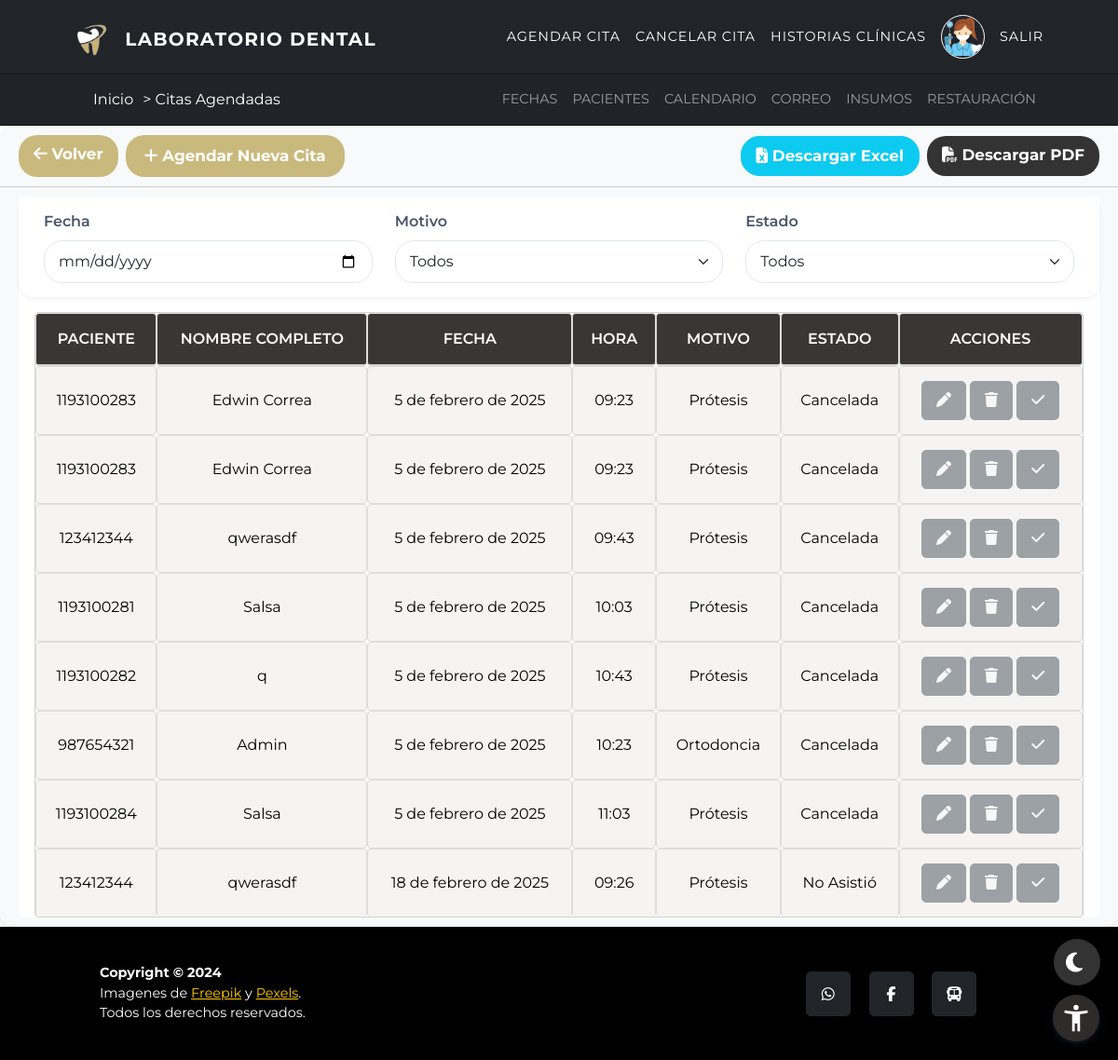
The app's page /list-citas/ (signed in), older data.
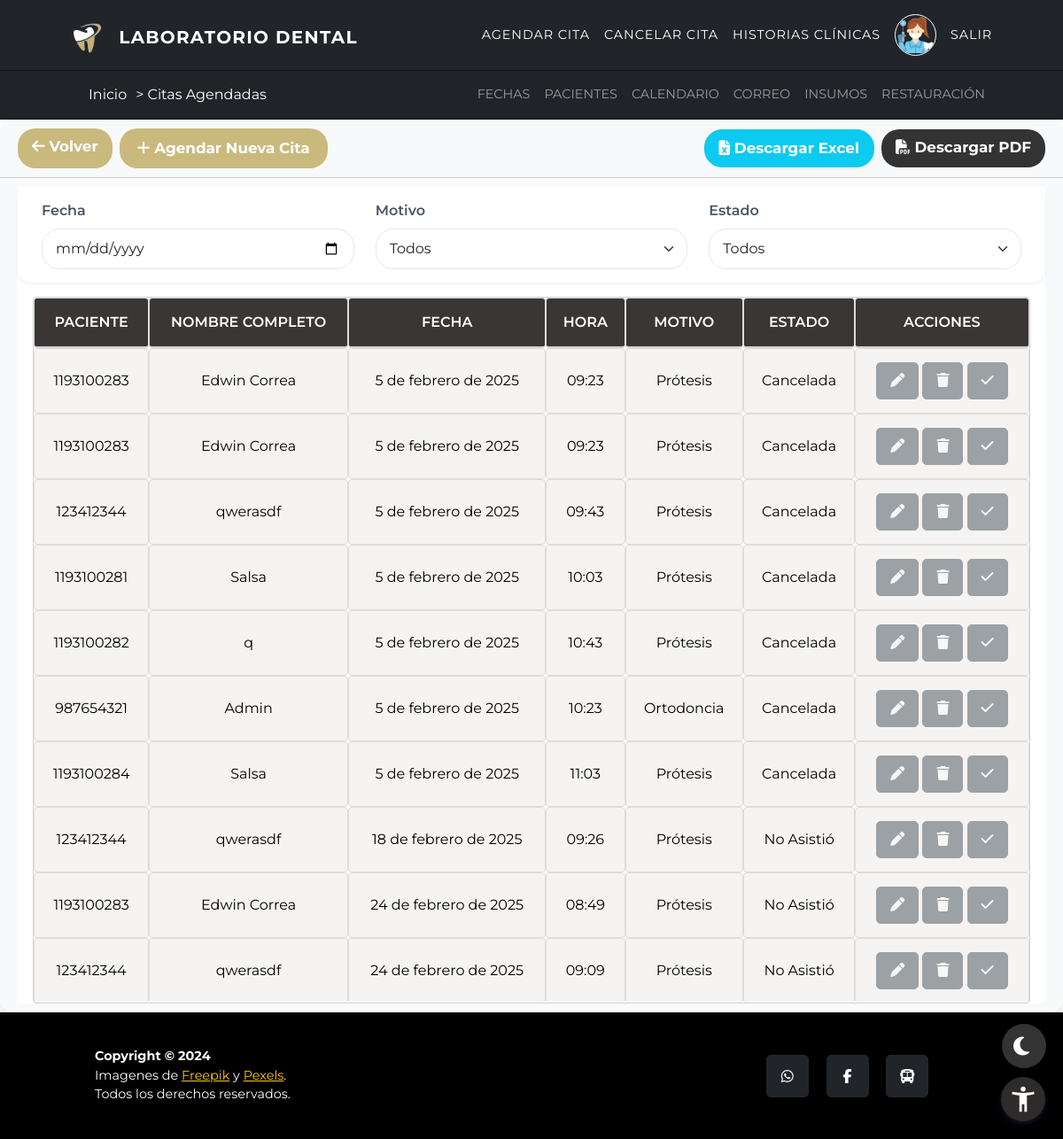
The same page, newer data.
### inicio/models.py (models this page shows, shortened)
class Cita(models.Model):
    ESTADO_CHOICES = (
        ('Programada', 'Programada'),
        ('Asistida', 'Asistida'),
        ('Cancelada', 'Cancelada'),
        ('Inasistida', 'No Asistió'),
    )
    MOTIVO_CHOICES = (
        ('protesis', 'Prótesis'),
        ('ortodoncia', 'Ortodoncia'),
    )
    paciente = models.ForeignKey(UserProfile, on_delete=models.CASCADE)
    fecha_hora = models.ForeignKey(Fecha, on_delete=models.CASCADE, related_name='citas')
    motivo = models.CharField(max_length=20, choices=MOTIVO_CHOICES, default='protesis')
    estado = models.CharField(max_length=20, choices=ESTADO_CHOICES, default='Programada')
    asistio = models.BooleanField(default=False)
    google_event_id = models.CharField(max_length=255, blank=True, null=True)
    def save(self, *args, **kwargs):
        is_new = self.pk is None
        super().save(*args, **kwargs)
        self.actualizar_disponibilidad(is_new)
        self.actualizar_estado_por_fecha()
    def actualizar_estado_por_fecha(self):
        if self.fecha_hora.fecha < timezone.now().date() and self.estado == 'Programada':
            self.estado = 'inasistida'
            self.save()
    def actualizar_disponibilidad(self, is_new):
        print(f"Actualizando disponibilidad para fecha_hora: {self.fecha_hora}")
        if is_new or self.estado == 'Programada':
            self.fecha_hora.disponible = False
        print(f"Guardando fecha_hora con disponibilidad: {self.fecha_hora.disponible}")
        self.fecha_hora.save()

class UserProfile(AbstractBaseUser, PermissionsMixin):
    TIPO_CHOICES = (
        (1, 'T.I'),
        (2, 'C.C'),
        (3, 'C.E'),
        (4, 'C.I'),
    )
    tipo = models.PositiveSmallIntegerField(choices=TIPO_CHOICES, default=2)
    documento = models.IntegerField(unique=True, validators=[validate_document_length])
    nombre = models.CharField(max_length=50)
    imagen = models.ImageField(upload_to='imagenes/', blank=True, null=True)
    direccion = models.CharField(max_length=100, null=True, blank=True)
    correo = models.EmailField(max_length=100, null=True, blank=True)
    ocupacion = models.CharField(max_length=50, null=True, blank=True)
    celular = models.CharField(max_length=15, null=True, blank=True)
    acudiente = models.CharField(max_length=50, null=True, blank=True)
    edad = models.PositiveSmallIntegerField(null=True, blank=True)
    is_active = models.BooleanField(default=True, null=True, blank=True)
    is_admin = models.BooleanField(default=False, null=True, blank=True)
    is_superuser = models.BooleanField(default=False, null=True, blank=True)
    is_staff = models.BooleanField(default=False)
    objects = UserProfileManager()
    USERNAME_FIELD = 'documento'
    REQUIRED_FIELDS = ['nombre', 'correo']

class Fecha(models.Model):
    fecha = models.DateField()
    hora = models.TimeField()
    fecha_hora = models.DateTimeField(editable=False)
    disponible = models.BooleanField(default=True)
    class Meta:
        unique_together = ('fecha', 'hora')
    def __str__(self):
        return f"{self.fecha} {self.hora}"
    def save(self, *args, **kwargs):
        self.fecha_hora = timezone.datetime.combine(self.fecha, self.hora)
        print(f"Guardando Fecha {self}. Disponible antes de guardar: {self.disponible}")
        super().save(*args, **kwargs)
        print(f"Fecha guardada. Disponible después de guardar: {self.disponible}")

### citas/views.py (the view, shortened to what this page needs)
# urls.py: path('list-citas/', views.citas_agendadas, name="listcitas"),
@never_cache
@login_required(login_url='acceso_denegado')
def citas_agendadas(request):
    ahora = timezone.now()
    if request.user.is_superuser:
        citas = Cita.objects.all()
    else:
        citas = Cita.objects.filter(paciente=request.user)
    for cita in citas:
        fecha_hora_cita = datetime.combine(cita.fecha_hora.fecha, cita.fecha_hora.hora)
        fecha_hora_cita = timezone.make_aware(fecha_hora_cita)
        if fecha_hora_cita < ahora and cita.estado == 'Programada':
            cita.estado = 'Inasistida'
            cita.save()
    fecha = request.GET.get('fecha')
    motivo = request.GET.get('motivo')
    estado = request.GET.get('estado')
    if fecha:
        citas = citas.filter(fecha_hora__fecha=fecha)
    if motivo:
        citas = citas.filter(motivo=motivo)
    if estado:
        citas = citas.filter(estado=estado)
    return render(request, 'listcitas.html', {
        'citas': citas,
        'motivos': [motivo[0] for motivo in Cita.MOTIVO_CHOICES],
        'estados': [estado[0] for estado in Cita.ESTADO_CHOICES],
    })

### citas/templates/listcitas.html (shortened to what this page needs)
{% extends 'inicio.html' %}
{% load static %}
{% block titulo %}
<span data-tooltip="Lista de todas las citas programadas">Citas Agendadas</span>
{% endblock %}
{% block content %}
<div class="ContentTable">
    <div class="card">
        <div class="card-header">
            <div class="d-flex justify-content-between align-items-center flex-wrap">
                <div class="d-flex">
                    <a class="btn btn-primary btn-custom me-2" href="{% url 'dashboard' %}" role="button"
                        data-tooltip="Regresar al tablero principal">
                        <i class="fas fa-arrow-left text-white"></i> <span> Volver </span>
                    </a>
                    <a class="btn btn-success btn-custom" href="{% url 'crearcitas' %}" role="button"
                        data-tooltip="Crear una nueva cita">
                        <i class="fas fa-plus text-white"></i> <span> Agendar Nueva Cita </span>
                    </a>
                </div>
                <div class="d-flex">
                    <a class="btn btn-info btn-custom me-2" href="{% url 'reporte_excel' %}" role="button"
                        data-tooltip="Descargar tabla en excel">
                        <i class="fas fa-file-excel text-white"></i> <span>Descargar Excel</span>
                    </a>
                    <a class="btn btn-danger btn-custom" href="{% url 'reporte_pdf' %}" role="button"
                        data-tooltip="Descargar tabla en pdf">
                        <i class="fas fa-file-pdf text-white"></i> <span>Descargar PDF</span>
                    </a>
                </div>
            </div>
        </div>
        <div class="card-body">
            <div class="table-container">
                <form id="filtroForm" method="get" action="{% url 'listcitas' %}" class="mb-3">
                    <div class="row">
                        <div class="col-md-4">
                            <label for="fechaFiltro" class="form-label"
                                data-tooltip="Filtrar citas por fecha">Fecha</label>
                            <input type="date" id="fechaFiltro" name="fecha" class="form-control"
                                value="{{ request.GET.fecha }}" data-tooltip="Seleccione una fecha para filtrar">
                        </div>
                        <div class="col-md-4">
                            <label for="motivoFiltro" class="form-label"
                                data-tooltip="Filtrar citas por motivo">Motivo</label>
                            <select id="motivoFiltro" name="motivo" class="form-select"
                                data-tooltip="Seleccione un motivo para filtrar">
                                <option value="">Todos</option>
                            </select>
                        </div>
                        <div class="col-md-4">
                            <label for="estadoFiltro" class="form-label"
                                data-tooltip="Filtrar citas por estado">Estado</label>
                            <select id="estadoFiltro" name="estado" class="form-select"
                                data-tooltip="Seleccione un estado para filtrar">
                                <option value="">Todos</option>
                            </select>
                        </div>
                    </div>
                </form>
                <div class="table-responsive">
                    <table id="elementosTable" class="table table-primary table-centered">
                        <thead>
                            <tr>
                                <th id="headerPaciente" data-sort="paciente" scope="col"
                                    data-tooltip="Ordenar por número de documento del paciente">Paciente</th>
                                <th id="headerNombres" data-sort="nombres" scope="col"
                                    data-tooltip="Ordenar por nombre completo del paciente">Nombre Completo</th>
                                <th id="headerFecha" data-sort="fecha_historia" scope="col"
                                    data-tooltip="Ordenar por fecha de la cita">Fecha</th>
                                <th id="headerHora" data-sort="hora" scope="col"
                                    data-tooltip="Ordenar por hora de la cita">Hora</th>
                                <th id="headerMotivo" data-sort="motivo" scope="col"
                                    data-tooltip="Ordenar por motivo de la cita">Motivo</th>
                                <th id="headerEstado" data-sort="estado" scope="col"
                                    data-tooltip="Ordenar por estado de la cita">Estado</th>
                                <th scope="col" data-tooltip="Acciones disponibles para cada cita">Acciones</th>
                            </tr>
                        </thead>
                        <tbody>
                            {% for cita in citas %}
                            <tr>
                                <td data-sort="paciente">{{ cita.paciente.documento }}</td>
                                <td data-sort="nombres">{{ cita.paciente.nombre }}</td>
                                <td data-sort="fecha_historia">{{ cita.fecha_hora.fecha }}</td>
                                <td data-sort="hora">{{ cita.fecha_hora.hora|time:"H:i" }}</td>
                                <td data-sort="motivo">{{ cita.get_motivo_display }}</td>
                                <td data-sort="estado">{{ cita.get_estado_display }}</td>
                                <td>
                                    <a {% if cita.get_estado_display == 'Programada' %}
                                        href="{% url 'editarcitas' cita.id %}" class="btn btn-warning"
                                        data-tooltip="Editar detalles de la cita"
                                    {% else %}
                                        class="btn btn-secondary disabled"
                                        data-tooltip="No se puede editar una cita no programada"
                                    {% endif %}>
                                        <i class="fas fa-pen sort-icon a"></i>
                                    </a>
                                    <button {% if cita.get_estado_display == 'Programada' %}
                                        class="btn btn-danger cancelar-cita-btn" data-tooltip="Cancelar esta cita"
                                        {% else %}
                                            class="btn btn-secondary disabled"
                                            data-tooltip="No se puede cancelar una cita no programada"
                                    {% endif %} data-cita-id="{{ cita.id }}">
                                        <i class="fas fa-trash sort-icon a"></i>
                                    </button>
                                    {% if user.is_superuser %}
                                    <button {% if cita.get_estado_display == 'Programada' %}
                                        class="btn btn-success confirmar-actualizacion-btn"
                                        data-tooltip="Marcar cita como completada"
                                    {% else %}
                                        class="btn btn-secondary disabled"
                                        data-tooltip="No se puede actualizar una cita no programada"
                                    {% endif %} data-cita-id="{{ cita.id }}">
                                        <i class="fas fa-check sort-icon a"></i>
                                    </button>
                                    {% endif %}
                                </td>
                            </tr>
                            {% endfor %}
                        </tbody>
                    </table>
                </div>
            </div>
        </div>
    </div>
</div>
{% endblock %}

Row changes from the older to the newer data that the page shows:
added Cita: paciente.documento "1193100283", paciente.nombre "Edwin Correa", fecha_hora.fecha "24 de febrero de 2025", fecha_hora.hora "08:49", motivo "Prótesis", estado "No Asistió"
added Cita: paciente.documento "123412344", paciente.nombre "qwerasdf", fecha_hora.fecha "24 de febrero de 2025", fecha_hora.hora "09:09", motivo "Prótesis", estado "No Asistió"
